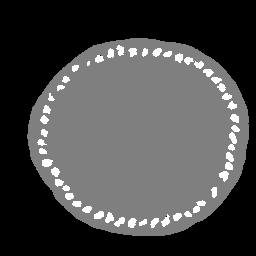
#> input picture test_data/trypB_testData_annotations.tif, 256 x 256 px; its folder holds only this picture in this run
$ python -i image.py   (imports and definitions only)
#> lines starting #> are read from the running program, lines starting #| are printed output that depends on the picture
# utils/image.py
import os
import numpy as np
from PIL import Image
from glob import glob
from skimage import exposure
from skimage.transform import resize
from skimage.filters import gaussian
from scipy.ndimage import gaussian_filter

# [109 lines left out: functions get_image_paths, verify_image, load_and_normalize_image, not called in this run]

def load_and_preprocess_image(img_path, sigma=300, scale_factor=0.25):
    """
    Load, preprocess, and enhance an image for training patch preselection.

    This function performs several steps to prepare an image for ROI detection:
    1. Loads and scales down the image to reduce computation
    2. Applies Gaussian filtering to reduce noise and smooth the image
    3. Enhances contrast using histogram equalization

    Args:
        img_path (str): Path to the image file
        sigma (float, optional): Standard deviation for Gaussian filter. Higher values
            create more smoothing. Scaled automatically with image size. Defaults to 300.
        scale_factor (float, optional): Factor to reduce image size. Must be between
            0 and 1. Defaults to 0.25 (quarter size).

    Returns:
        numpy.ndarray: Preprocessed image array with values in [0,1]

    Raises:
        ValueError: If scale_factor is not between 0 and 1
        FileNotFoundError: If image file doesn't exist
    """
#> called with sigma = 300, scale_factor = 0.25
    # Validate inputs
    if not 0 < scale_factor <= 1:
        raise ValueError("scale_factor must be between 0 and 1")
    if not os.path.exists(img_path):
        raise FileNotFoundError(f"Image not found: {img_path}")

    # Load image and ensure it's 2D
    img = Image.open(img_path)
#> img is the input picture: PIL image 256x256 L; min 0, max 2, mean 0.566
    original_img = np.array(img)
    if original_img.ndim > 2:
        original_img = original_img[:,:,0]  # Take first channel if multi-channel

    # Scale down while preserving image characteristics
    h, w = original_img.shape
#> h = 256; w = 256
    scaled_img = resize(original_img,
                       (int(h * scale_factor), int(w * scale_factor)),
                       anti_aliasing=True,
                       preserve_range=True).astype(np.float32)
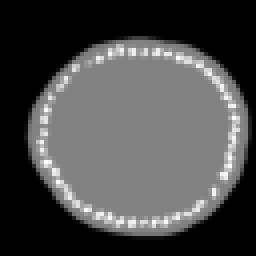
#> scaled_img: shape (64, 64) float32 (shown 4 times larger); min 0, max 1.96, mean 0.566; drawn with min black and max white

    # Apply Gaussian filter with scaled sigma
    filtered_img = gaussian_filter(scaled_img, sigma=sigma * scale_factor)

    # Normalize and enhance contrast
    enhanced_img = exposure.equalize_hist(filtered_img)
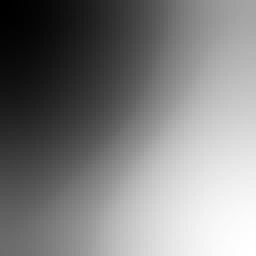
#> enhanced_img: shape (64, 64) float32 (shown 4 times larger); min 0.00269, max 1, mean 0.502

    return enhanced_img

# [63 lines left out: function calculate_autocorrelation, not called in this run]

>>> result = load_and_preprocess_image('../../../../../test_data/trypB_testData_annotations.tif')
